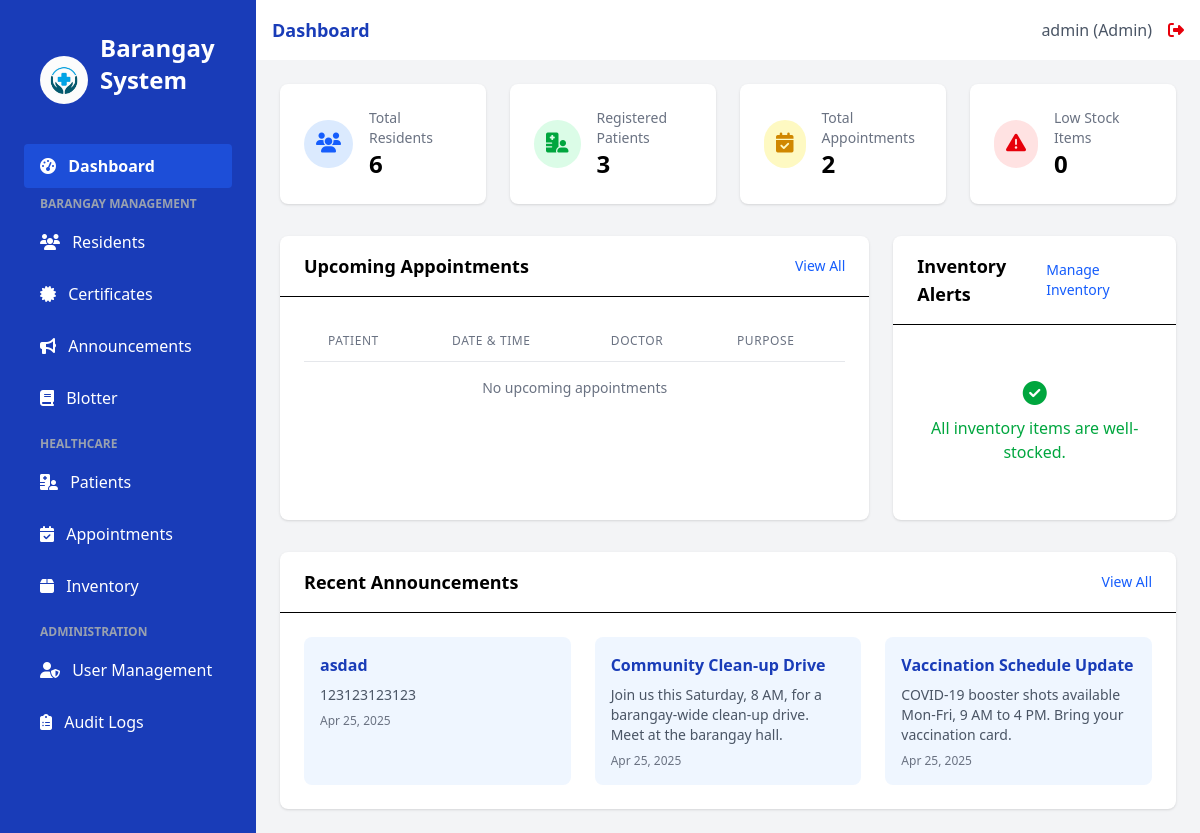
Page / (signed in) on the earlier database version.
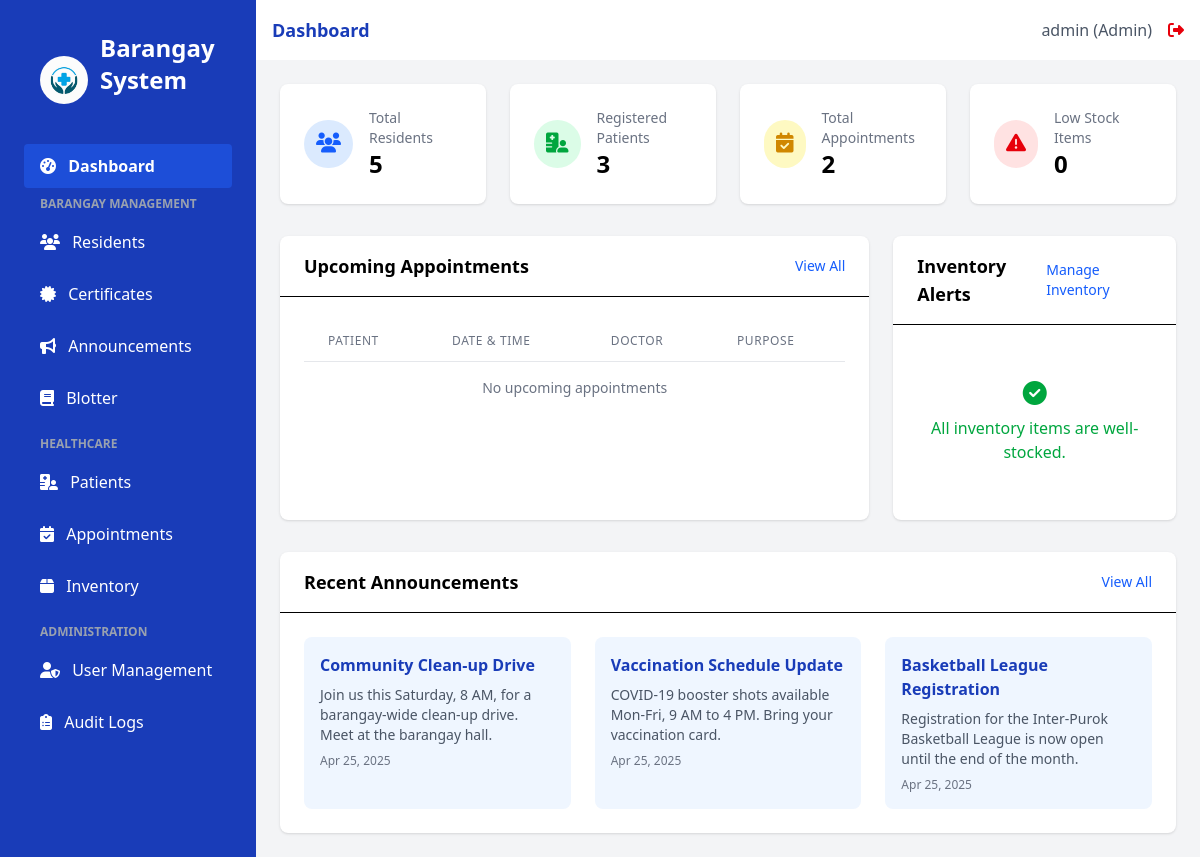
Same page on the later database version.
### app.py (models this page shows)
class Announcement(db.Model):
    id = db.Column(db.Integer, primary_key=True)
    title = db.Column(db.String(100), nullable=False)
    content = db.Column(db.Text, nullable=False)
    created_at = db.Column(db.DateTime, default=datetime.utcnow)

### app.py (the view, shortened to what this page needs)
@app.route('/')
@login_required
def index():
    announcements = Announcement.query.order_by(Announcement.created_at.desc()).limit(3).all()
    total_residents = Resident.query.count()
    total_patients = Patient.query.count()
    total_appointments = Appointment.query.count()
    inventory_alerts = 0 # Default value
    try:
        inventory_alerts = db.session.query(func.count(InventoryItem.id)).filter(
            InventoryItem.quantity <= InventoryItem.low_stock_threshold
        ).scalar() # Use scalar() to get the count value
    except Exception as e:
        flash('An unexpected error occurred while retrieving inventory alerts.', 'danger')
        app.logger.error(f"Unexpected error accessing inventory alerts: {e}")
    upcoming_appointments = Appointment.query.filter(
        Appointment.appointment_date >= datetime.utcnow(),
        Appointment.status == 'scheduled'
    ).order_by(Appointment.appointment_date).limit(5).all()
    return render_template('index.html',
                           title='Dashboard',
                           announcements=announcements,
                           total_residents=total_residents,
                           total_patients=total_patients,
                           total_appointments=total_appointments,
                           inventory_alerts=inventory_alerts, # Pass the count (or 0 if error)
                           upcoming_appointments=upcoming_appointments)

### app.py (called while the page is built)
@login_manager.user_loader
def load_user(user_id):
    return User.query.get(int(user_id))

### templates/index.html (shortened to what the changed rows need)
{% extends 'base.html' %}
{% block content %}
<div class="grid grid-cols-1 md:grid-cols-2 lg:grid-cols-4 gap-6 mb-8">
    <div class="bg-white rounded-lg shadow p-6 flex items-center">
        <div>
            <p class="text-gray-500 text-sm">Total Residents</p>
            <p class="text-2xl font-bold">{{ total_residents }}</p>
        </div>
    </div>
</div>
<div class="grid grid-cols-1 lg:grid-cols-3 gap-6 mb-8">
    <div class="lg:col-span-2 bg-white rounded-lg shadow">
        <div class="border-b px-6 py-4 flex items-center justify-between">
            <h2 class="font-semibold text-lg">Upcoming Appointments</h2>
        </div>
        <div class="p-6 overflow-x-auto">
            <table class="min-w-full divide-y divide-gray-200">
                <thead>
                    <tr>
                        <th class="px-6 py-3 text-left text-xs font-medium text-gray-500 uppercase tracking-wider">Patient</th>
                        <th class="px-6 py-3 text-left text-xs font-medium text-gray-500 uppercase tracking-wider">Date & Time</th>
                        <th class="px-6 py-3 text-left text-xs font-medium text-gray-500 uppercase tracking-wider">Doctor</th>
                        <th class="px-6 py-3 text-left text-xs font-medium text-gray-500 uppercase tracking-wider">Purpose</th>
                    </tr>
                </thead>
            </table>
        </div>
    </div>
    <div class="bg-white rounded-lg shadow">
        <div class="border-b px-6 py-4 flex items-center justify-between">
            <h2 class="font-semibold text-lg">Inventory Alerts</h2>
        </div>
    </div>
</div>
<div class="bg-white rounded-lg shadow">
    <div class="border-b px-6 py-4 flex items-center justify-between">
        <h2 class="font-semibold text-lg">Recent Announcements</h2>
    </div>
    <div class="p-6">
        {% if announcements %}
            <div class="grid grid-cols-1 md:grid-cols-3 gap-6">
                {% for announcement in announcements %}
                <div class="bg-blue-50 rounded-lg p-4">
                    <h3 class="font-semibold text-blue-800">{{ announcement.title }}</h3>
                    <p class="mt-2 text-sm text-gray-600">{{ announcement.content|truncate(100) }}</p>
                    <p class="mt-2 text-xs text-gray-500">{{ announcement.created_at.strftime('%b %d, %Y') }}</p>
                </div>
                {% endfor %}
            </div>
        {% else %}
            <div class="text-center py-8 text-gray-500">
                No announcements available.
            </div>
        {% endif %}
    </div>
</div>
{% endblock %}

Differences in the rows shown:
removed Announcement: title "asdad", content "123123123123", created_at "Apr 25, 2025"
now on this page (row unchanged): Announcement: title "Basketball League Registration", content "Registration for the Inter-Purok Basketball League is now open until the end of the month.", created_at "Apr 25, 2025"
Other differences:
{{ total_residents }}: "6" → "5"
